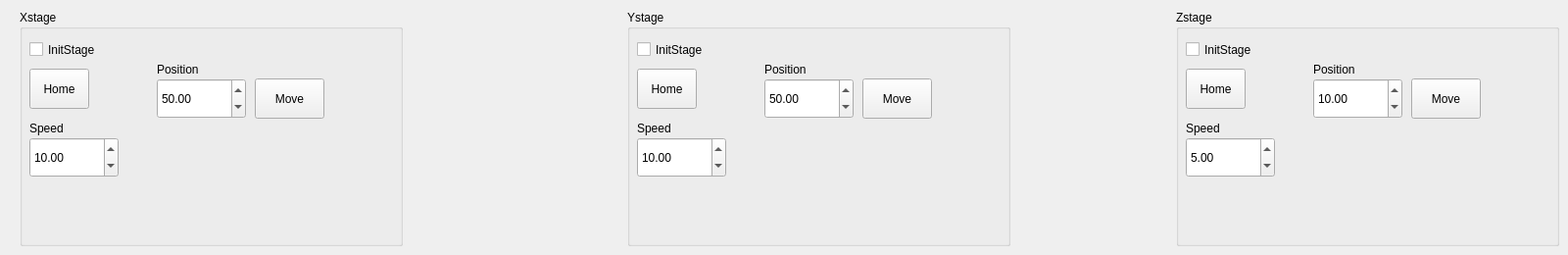
       <widget class="QWidget" name="StageTab">
        <attribute name="title">
         <string>Stage</string>
        </attribute>
        <widget class="QGroupBox" name="XstageBox">
         <property name="geometry">
          <rect>
           <x>20</x>
           <y>10</y>
           <width>391</width>
           <height>241</height>
          </rect>
         </property>
         <property name="title">
          <string>Xstage</string>
         </property>
         <widget class="QCheckBox" name="XInit">
          <property name="geometry">
           <rect>
            <x>10</x>
            <y>30</y>
            <width>111</width>
            <height>21</height>
           </rect>
          </property>
          <property name="text">
           <string>InitStage</string>
          </property>
         </widget>
         <widget class="QPushButton" name="XHome">
          <property name="geometry">
           <rect>
            <x>10</x>
            <y>60</y>
            <width>61</width>
            <height>41</height>
           </rect>
          </property>
          <property name="text">
           <string>Home</string>
          </property>
         </widget>
         <widget class="QDoubleSpinBox" name="XSpeed">
          <property name="geometry">
           <rect>
            <x>10</x>
            <y>130</y>
            <width>91</width>
            <height>41</height>
           </rect>
          </property>
          <property name="value">
           <double>10.000000000000000</double>
          </property>
         </widget>
         <widget class="QLabel" name="XSpeedlabel">
          <property name="geometry">
           <rect>
            <x>10</x>
            <y>110</y>
            <width>61</width>
            <height>21</height>
           </rect>
          </property>
          <property name="text">
           <string>Speed</string>
          </property>
         </widget>
         <widget class="QPushButton" name="Xmove2">
          <property name="geometry">
           <rect>
            <x>240</x>
            <y>70</y>
            <width>71</width>
            <height>41</height>
           </rect>
          </property>
          <property name="text">
           <string>Move</string>
          </property>
         </widget>
         <widget class="QDoubleSpinBox" name="XPosition">
          <property name="geometry">
           <rect>
            <x>140</x>
            <y>70</y>
            <width>91</width>
            <height>41</height>
           </rect>
          </property>
          <property name="maximum">
           <double>300.000000000000000</double>
          </property>
          <property name="value">
           <double>50.000000000000000</double>
          </property>
         </widget>
         <widget class="QLabel" name="XPositionLabel">
          <property name="geometry">
           <rect>
            <x>140</x>
            <y>50</y>
            <width>91</width>
            <height>21</height>
           </rect>
          </property>
          <property name="text">
           <string>Position</string>
          </property>
         </widget>
        </widget>
        <widget class="QGroupBox" name="YstageBox">
         <property name="geometry">
          <rect>
           <x>640</x>
           <y>10</y>
           <width>391</width>
           <height>241</height>
          </rect>
         </property>
         <property name="title">
          <string>Ystage</string>
         </property>
         <widget class="QCheckBox" name="YInit">
          <property name="geometry">
           <rect>
            <x>10</x>
            <y>30</y>
            <width>111</width>
            <height>21</height>
           </rect>
          </property>
          <property name="text">
           <string>InitStage</string>
          </property>
         </widget>
         <widget class="QPushButton" name="YHome">
          <property name="geometry">
           <rect>
            <x>10</x>
            <y>60</y>
            <width>61</width>
            <height>41</height>
           </rect>
          </property>
          <property name="text">
           <string>Home</string>
          </property>
         </widget>
         <widget class="QDoubleSpinBox" name="YSpeed">
          <property name="geometry">
           <rect>
            <x>10</x>
            <y>130</y>
            <width>91</width>
            <height>41</height>
           </rect>
          </property>
          <property name="value">
           <double>10.000000000000000</double>
          </property>
         </widget>
         <widget class="QLabel" name="YSpeedlabel">
          <property name="geometry">
           <rect>
            <x>10</x>
            <y>110</y>
            <width>61</width>
            <height>21</height>
           </rect>
          </property>
          <property name="text">
           <string>Speed</string>
          </property>
         </widget>
         <widget class="QPushButton" name="Ymove2">
          <property name="geometry">
           <rect>
            <x>240</x>
            <y>70</y>
            <width>71</width>
            <height>41</height>
           </rect>
          </property>
          <property name="text">
           <string>Move</string>
          </property>
         </widget>
         <widget class="QDoubleSpinBox" name="YPosition">
          <property name="geometry">
           <rect>
            <x>140</x>
            <y>70</y>
            <width>91</width>
            <height>41</height>
           </rect>
          </property>
          <property name="maximum">
           <double>150.000000000000000</double>
          </property>
          <property name="value">
           <double>50.000000000000000</double>
          </property>
         </widget>
         <widget class="QLabel" name="YPositionLabel">
          <property name="geometry">
           <rect>
            <x>140</x>
            <y>50</y>
            <width>91</width>
            <height>21</height>
           </rect>
          </property>
          <property name="text">
           <string>Position</string>
          </property>
         </widget>
        </widget>
        <widget class="QGroupBox" name="ZstageBox">
         <property name="geometry">
          <rect>
           <x>1200</x>
           <y>10</y>
           <width>391</width>
           <height>241</height>
          </rect>
         </property>
         <property name="title">
          <string>Zstage</string>
         </property>
         <widget class="QCheckBox" name="ZInit">
          <property name="geometry">
           <rect>
            <x>10</x>
            <y>30</y>
            <width>111</width>
            <height>21</height>
           </rect>
          </property>
          <property name="text">
           <string>InitStage</string>
          </property>
         </widget>
         <widget class="QPushButton" name="ZHome">
          <property name="geometry">
           <rect>
            <x>10</x>
            <y>60</y>
            <width>61</width>
            <height>41</height>
           </rect>
          </property>
          <property name="text">
           <string>Home</string>
          </property>
         </widget>
         <widget class="QDoubleSpinBox" name="ZSpeed">
          <property name="geometry">
           <rect>
            <x>10</x>
            <y>130</y>
            <width>91</width>
            <height>41</height>
           </rect>
          </property>
          <property name="value">
           <double>5.000000000000000</double>
          </property>
         </widget>
         <widget class="QLabel" name="ZSpeedlabel">
          <property name="geometry">
           <rect>
            <x>10</x>
            <y>110</y>
            <width>61</width>
            <height>21</height>
           </rect>
          </property>
          <property name="text">
           <string>Speed</string>
          </property>
         </widget>
         <widget class="QPushButton" name="Zmove2">
          <property name="geometry">
           <rect>
            <x>240</x>
            <y>70</y>
            <width>71</width>
            <height>41</height>
           </rect>
          </property>
          <property name="text">
           <string>Move</string>
          </property>
         </widget>
         <widget class="QDoubleSpinBox" name="ZPosition">
          <property name="geometry">
           <rect>
            <x>140</x>
            <y>70</y>
            <width>91</width>
            <height>41</height>
           </rect>
          </property>
          <property name="maximum">
           <double>50.000000000000000</double>
          </property>
          <property name="value">
           <double>10.000000000000000</double>
          </property>
         </widget>
         <widget class="QLabel" name="ZPositionLabel">
          <property name="geometry">
           <rect>
            <x>140</x>
            <y>50</y>
            <width>91</width>
            <height>21</height>
           </rect>
          </property>
          <property name="text">
           <string>Position</string>
          </property>
         </widget>
        </widget>
       </widget>
